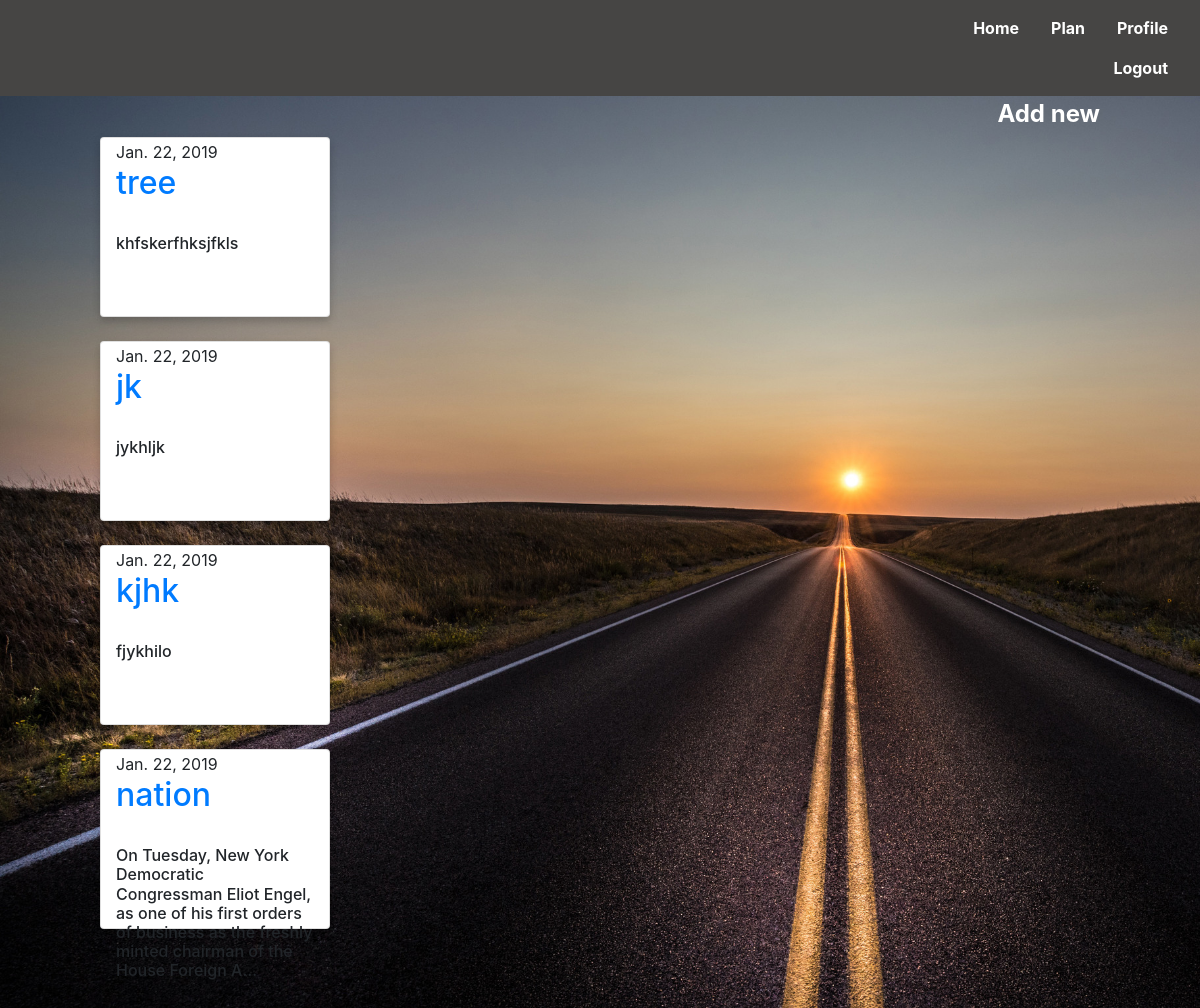
/home/, run on the app's committed database.
### Diaries/models.py (models this page shows, shortened)
class Post(models.Model):
	author = models.ForeignKey(User, on_delete=models.CASCADE)
	title = models.CharField(max_length=200)
	text = models.TextField()
	created_date = models.DateField(default=timezone.now)

### Diaries/views.py (the view)
# urls.py: path('home/', views.home, name='home'),
def home(request):
	posts = Post.objects.all().order_by('created_date')
	return render(request, 'post_list.html', {'posts': posts})

### Diaries/templates/post_list.html
{% extends "base.html" %}
{% block element %}
	<a href="/new_post/" class="top-menu" ><h4 align="right" style="color: white"><b>Add new</b></h4></span></a>
		{% for post in posts %}
			<div class="card">
            <div class="container">
            {{ post.created_date }}<br>
			<h2><a href="{% url 'post_detail' pk=post.pk %}">{{ post.title }}</a></h2><br>
			<h6>{{ post.text|truncatechars:150}}</h6>
			</div>
		</div>
		<br>
		{% endfor %}
{% endblock %}

### Diaries/templates/base.html (shortened to what this page needs)
{% load static %}
<html>
    <head>
        <link rel="stylesheet" href="{% static 'base.css' %}">
    <link href="//maxcdn.bootstrapcdn.com/bootstrap/4.1.1/css/bootstrap.min.css" rel="stylesheet" id="bootstrap-css">
    </head>
    <body id="SignupForm">
        <nav class="navbar fixed-top navbar-light" style="background-color:  #464544  ">
            <ul class="nav nav-pills justify-content-end ">
                <li class="nav-item">
                   <a class="nav-item nav-link" href="home/" style="color:white;"><strong>Home</strong> <span class="sr-only">(current)</span></a>
                </li>
                <li class="nav-item">
                   <a class="nav-item nav-link" href="/plan_list/" style="color:white;"><strong>Plan</strong></a>
                </li>
                <li class="nav-item">
                   <a class="nav-item nav-link" href="/profile/" style="color:white;"><strong>Profile</strong></a>
                </li>
                <li class="nav-item">
                   <a class="nav-item nav-link" href="/logout/" style="color:white;"><strong>&nbsp;&nbsp;&nbsp;&nbsp;&nbsp;&nbsp;&nbsp;&nbsp;&nbsp;&nbsp;&nbsp;&nbsp;&nbsp;&nbsp;&nbsp;&nbsp;&nbsp;&nbsp;&nbsp;&nbsp;&nbsp;&nbsp;&nbsp;&nbsp;&nbsp;&nbsp;&nbsp;&nbsp;&nbsp;&nbsp;&nbsp;&nbsp;&nbsp;&nbsp;&nbsp;&nbsp;&nbsp;&nbsp;&nbsp;&nbsp;&nbsp;&nbsp;&nbsp;&nbsp;&nbsp;&nbsp;&nbsp;&nbsp;&nbsp;&nbsp;&nbsp;&nbsp;&nbsp;&nbsp;&nbsp;&nbsp;&nbsp;&nbsp;&nbsp;&nbsp;&nbsp;&nbsp;&nbsp;&nbsp;&nbsp;&nbsp;&nbsp;&nbsp;&nbsp;&nbsp;&nbsp;&nbsp;&nbsp;&nbsp;&nbsp;&nbsp;&nbsp;&nbsp;&nbsp;&nbsp;&nbsp;&nbsp;&nbsp;&nbsp;&nbsp;&nbsp;&nbsp;&nbsp;&nbsp;&nbsp;&nbsp;&nbsp;&nbsp;&nbsp;&nbsp;&nbsp;&nbsp;&nbsp;&nbsp;&nbsp;&nbsp;&nbsp;&nbsp;&nbsp;&nbsp;&nbsp;&nbsp;&nbsp;&nbsp;&nbsp;&nbsp;&nbsp;&nbsp;&nbsp;&nbsp;&nbsp;&nbsp;&nbsp;&nbsp;&nbsp;&nbsp;&nbsp;&nbsp;&nbsp;&nbsp;&nbsp;&nbsp;&nbsp;&nbsp;&nbsp;&nbsp;&nbsp;&nbsp;&nbsp;&nbsp;&nbsp;&nbsp;&nbsp;&nbsp;&nbsp;&nbsp;&nbsp;&nbsp;&nbsp;&nbsp;&nbsp;&nbsp;&nbsp;&nbsp;&nbsp;&nbsp;&nbsp;&nbsp;&nbsp;&nbsp;&nbsp;&nbsp;&nbsp;&nbsp;&nbsp;&nbsp;&nbsp;&nbsp;&nbsp;&nbsp;&nbsp;&nbsp;&nbsp;&nbsp;&nbsp;&nbsp;&nbsp;&nbsp;&nbsp;&nbsp;&nbsp;&nbsp;&nbsp;&nbsp;&nbsp;&nbsp;&nbsp;&nbsp;&nbsp;&nbsp;&nbsp;&nbsp;&nbsp;&nbsp;&nbsp;&nbsp;&nbsp;&nbsp;&nbsp;&nbsp;&nbsp;&nbsp;&nbsp;&nbsp;&nbsp;&nbsp;&nbsp;&nbsp;&nbsp;&nbsp;&nbsp;&nbsp;&nbsp;&nbsp;&nbsp;&nbsp;&nbsp;&nbsp;&nbsp;&nbsp;&nbsp;&nbsp;&nbsp;&nbsp;&nbsp;&nbsp;&nbsp;&nbsp;&nbsp;&nbsp;&nbsp;&nbsp;Logout</strong></a>
                </li>
            </ul>
        </nav>
        {% block element %}
        {% endblock %}
    </body>
</html>

### Diaries/static/base.css (style rules this page uses)
body#SignupForm { background-image:url(signin.jpg);background-repeat: no-repeat;background-size: cover;background-attachment: fixed; padding:100px; }
.card { box-shadow: 0 4px 8px 0 rgba(0,0,0,0.2); transition: 0.3s; height: 30%; width: 23%; border-radius: 5px; display: inline-block; }
.container { padding: 2px 16px; }

### data on the page
Post: created_date "Jan. 22, 2019", title "tree", text "khfskerfhksjfkls"
Post: created_date "Jan. 22, 2019", title "jk", text "jykhljk"
Post: created_date "Jan. 22, 2019", title "kjhk", text "fjykhilo"
Post: created_date "Jan. 22, 2019", title "nation", text "On Tuesday, New York Democratic Congressman Eliot Engel, as one of his first orders of business as the freshly minted chairman of the House Foreign A…"
